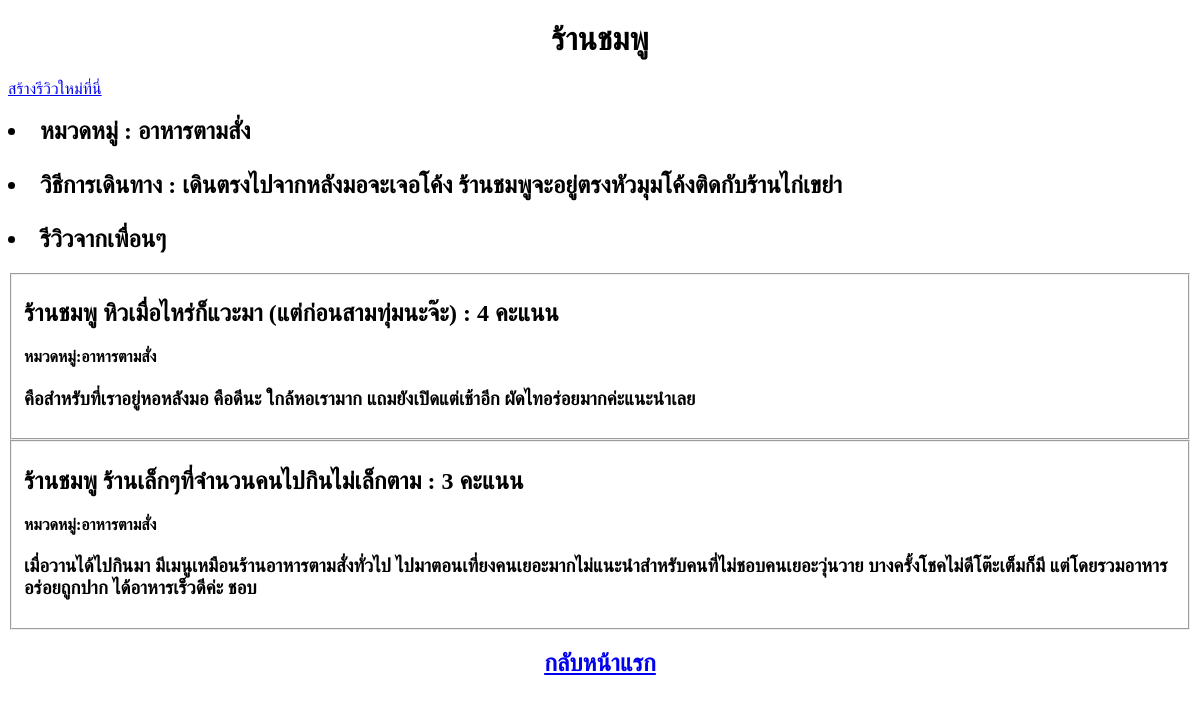
The app's page /restaurant/1/, older data.
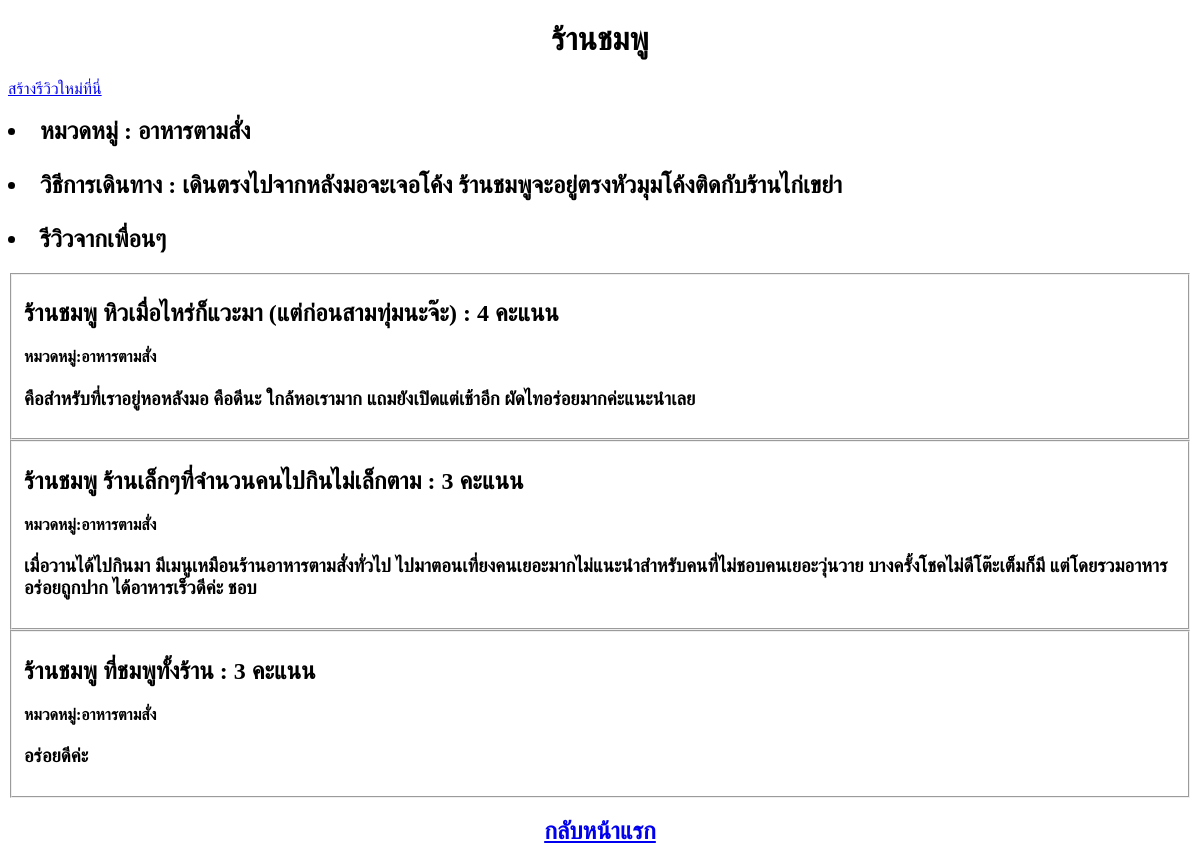
The same page, newer data.
### foodapp/models.py (models this page shows, shortened)
class Review(models.Model):
    restaurant = models.ForeignKey(Restaurants, on_delete = models.CASCADE)
    summary_review = models.CharField(max_length = 120, default='')
    point = models.IntegerField(default = 0)
    review_text = models.CharField(max_length = 300)
    date_review = models.DateTimeField('date published')

class Restaurants(models.Model):
    name_text = models.CharField(max_length=200)
    category = models.CharField(max_length = 100)
    route = models.CharField(max_length=250,default= '')
    pub_date = models.DateTimeField('date published')

### foodapp/views.py (the view)
# urls.py: path('restaurant/<int:res_id>/', views.show_restaurants ,name='show_res'),
def show_restaurants (request,res_id):
    res = Restaurants.objects.get(pk=res_id)
    review = res.review_set
    context = {'res': res,'lstreview':review}
    return render(request, 'foodapp/show_restaurant.html',context )

### foodapp/templates/foodapp/show_restaurant.html (shortened to what this page needs)
<!DOCTYPE html>
<html lang="en" xmlns="http://www.w3.org/1999/html">
<head>
</head>
<body>
<center><h1>{{res.name_text}}  </h1></center>
 <a href="/restaurant/{{res.id}}/create_review"> สร้างรีวิวใหม่ที่นี่ </a>
    <h2><li>หมวดหมู่ : {{res.category}}</li><br>
        <li>วิธีการเดินทาง : {{res.route}}</li><br>
        <li>รีวิวจากเพื่อนๆ</li></h2>
    {% for i in lstreview.all %}
        <fieldset>
            <h2>{{i.summary_review}} : {{i.point}} คะแนน </h2>
            <h4>หมวดหมู่:{{res.category}}
                </h4>
            <h3>
           {{i.review_text}}</h3>
        </fieldset>
    {% endfor %}
    <center><h2><a href="/">กลับหน้าแรก</a> </h2></center>
</body>
</html>

Row changes from the older to the newer data that the page shows:
added Review: summary_review "ร้านชมพู ที่ชมพูทั้งร้าน", point "3", {{ res.category }} "อาหารตามสั่ง", review_text "อร่อยดีค่ะ"
